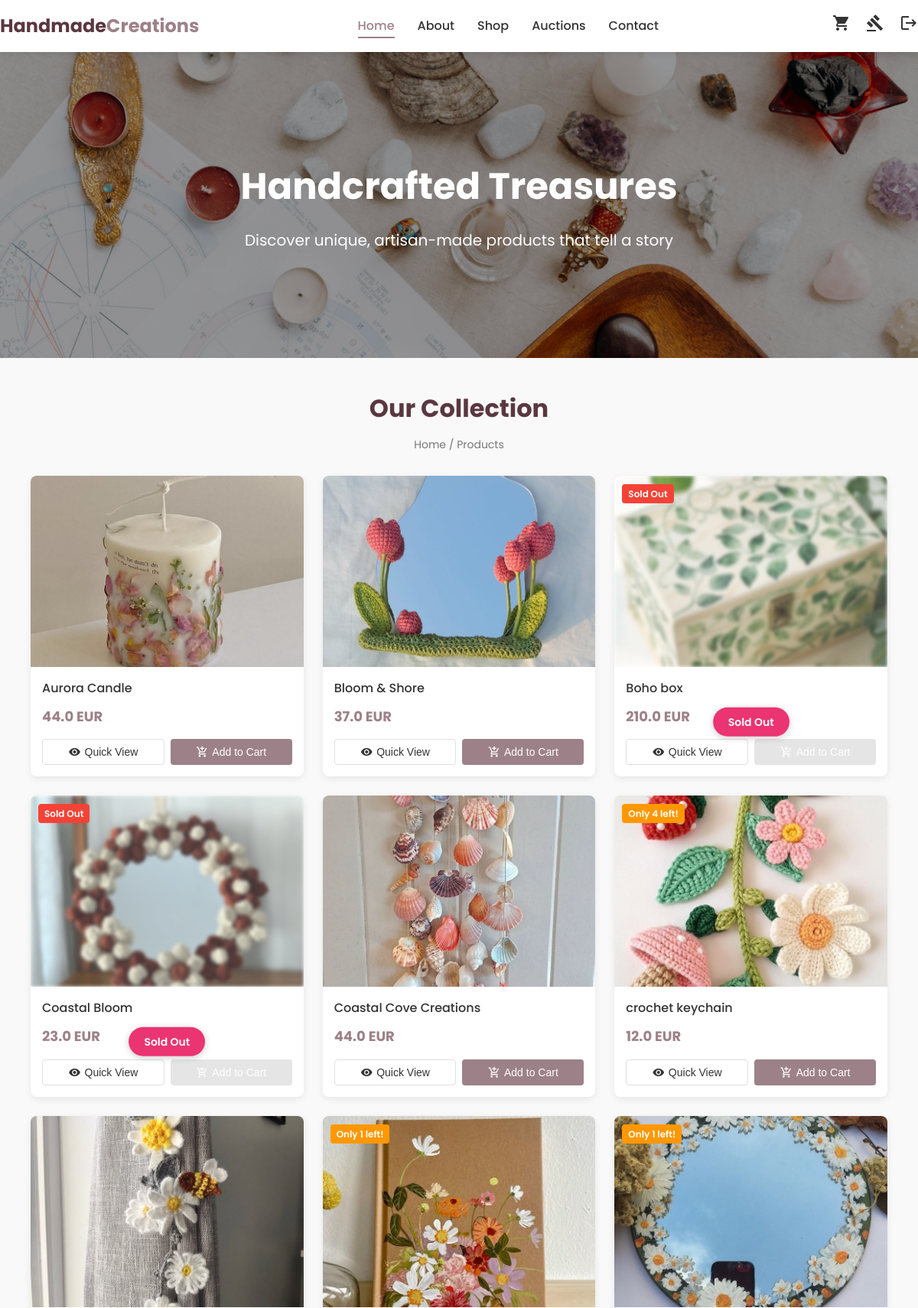
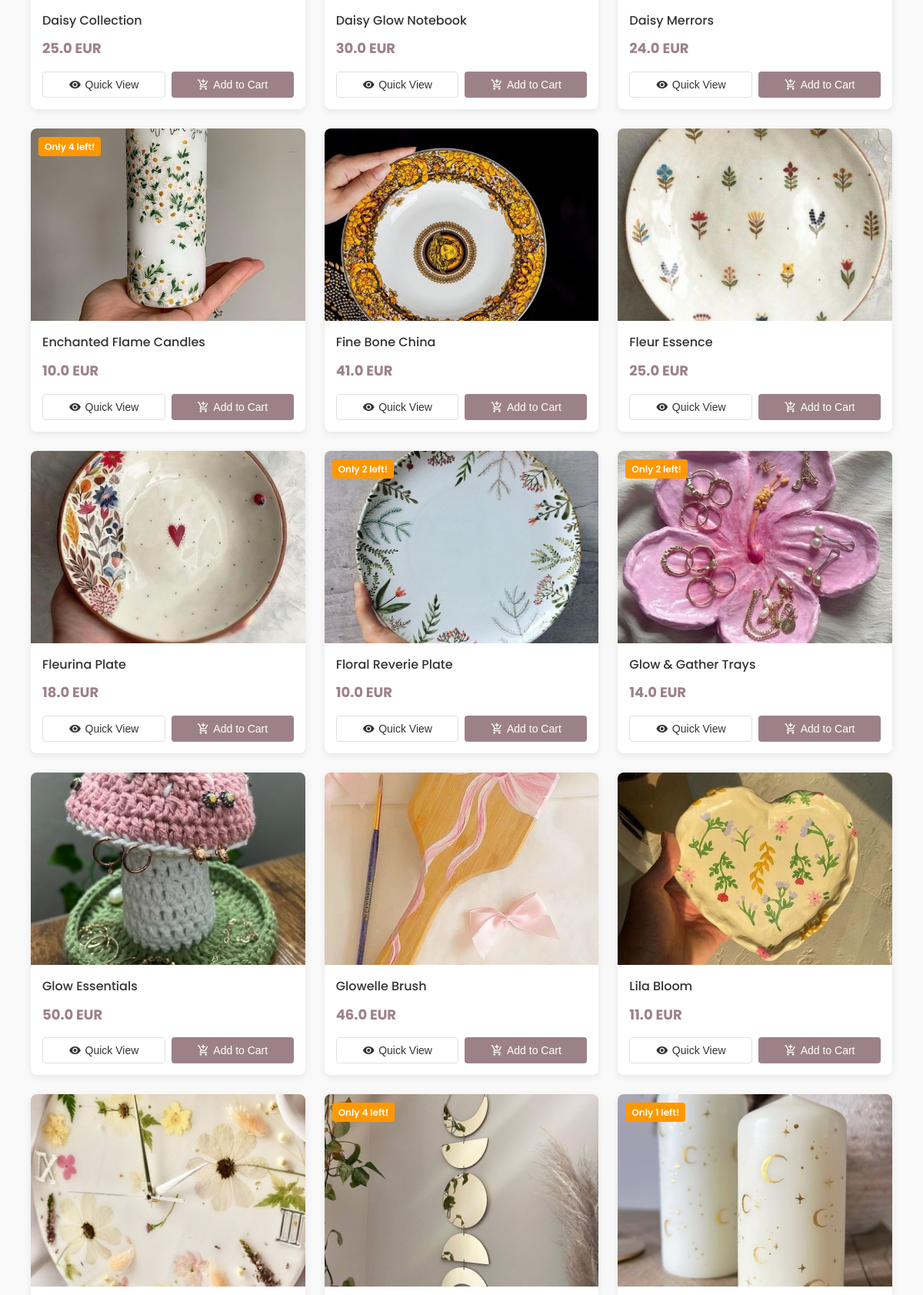
Page /home_user (signed in, upper part) on the committed database (2 pictures, top to bottom).
### tables this page shows
CREATE TABLE products (
            id INTEGER PRIMARY KEY AUTOINCREMENT,
            name TEXT NOT NULL,
            price REAL NOT NULL,
            stock INTEGER NOT NULL,
            image_url TEXT
        );

### app.py (the view)
@app.route("/home_user")
@login_required
def index_user():
    print("User authenticated:", current_user.is_authenticated)
    print("Session Data:", session)  # Debug session contents
    print(
        "Current User ID:", session.get("_user_id")
    )  # Flask-Login stores user_id here
    conn = get_db()
    products = conn.execute("SELECT * FROM products").fetchall()
    conn.close()
    products = [dict(product) for product in products]
    return render_template("index.html", products=products)

### app.py (called while the page is built)
@login_manager.user_loader
def load_user(user_id):
    conn = get_db()
    user = conn.execute("SELECT * FROM users WHERE id = ?", (user_id,)).fetchone()
    conn.close()
    if user:
        return User(
            user["id"],
            user["FirstName"],
            user["LastName"],
            user["Email"],
            user["phoneNum"],
            user["password"],
            user["is_admin"],
        )
    return None

def get_db():
    conn = sqlite3.connect("database.db")
    conn.row_factory = sqlite3.Row
    return conn

### templates/index.html (shortened to what this page needs)
<!DOCTYPE html>
<html lang="fr">
<head>
    <link rel="stylesheet" href="{{ url_for('static', filename='user_products.css') }}" />
    <link rel="stylesheet" href="https://cdnjs.cloudflare.com/ajax/libs/font-awesome/6.0.0/css/all.min.css">
</head>
<body>
    <header class="main-header">
        <div class="header-container">
            <div class="logo">
                <a href="{{ url_for('home') }}">Handmade<span>Creations</span></a>
            </div>
            <nav class="main-nav">
                <ul>
                    <li><a href="{{ url_for('home') }}" class="active">Home</a></li>
                    <li><a href="{{ url_for('home') }}#about">About</a></li>
                    <li><a href="{{ url_for('index_user') }}">Shop</a></li>
                    <li><a href="{{ url_for('encher_user') }}">Auctions</a></li>
                    <li><a href="{{ url_for('contact_us') }}">Contact</a></li>
                </ul>
            </nav>
            <div class="header-actions">
                <div class="header-actions">
                    <a href="{{ url_for('view_cart') }}" class="cart-icon">
                        <i class="material-icons">shopping_cart</i>
                    </a>
                    <a href="{{ url_for('mes_encheres') }}" class="cart-icon">
                        <i class="material-icons">gavel</i>
                    </a>
                    <a href="{{ url_for('logout') }}" class="cart-icon">
                        <i class="material-icons">logout</i>
                    </a>
                </div>
            </div>
        </div>
    </header>
    <section class="hero-section">
        <div class="hero-content">
            <h1>Handcrafted Treasures</h1>
            <p>Discover unique, artisan-made products that tell a story</p>
        </div>
    </section>
    <main class="main-content">
        <div class="content-container">
            <div class="page-header">
                <h2>Our Collection</h2>
                <div class="breadcrumbs">
                    <a href="{{ url_for('home') }}">Home</a> / <span>Products</span>
                </div>
            </div>
            <div class="product-grid">
                {% for product in products %}
                <div class="product-card {% if product.stock == 0 %}out-of-stock{% endif %}">
                    <div class="product-badge">
                        {% if product.stock <= 5 and product.stock > 0 %}
                        <span class="badge low-stock">Only {{ product.stock }} left!</span>
                        {% endif %}
                        {% if product.stock == 0 %}
                        <span class="badge out-of-stock">Sold Out</span>
                        {% endif %}
                    </div>
                    <a href="{{ url_for('product_detail', product_id=product.id) }}" class="product-image">
                        <img src="{{ url_for('static', filename= product.image_url ) }}" alt="{{ product.name }}" />
                    </a>
                    <div class="product-info">
                        <h3 class="product-title">{{ product.name }}</h3>
                        <div class="product-price">
                            <span class="current-price">{{ product.price }} EUR</span>
                        </div>
                        <div class="product-actions">
                            <button class="quick-view" data-id="{{ product.id }}">
                                <i class="material-icons">visibility</i> Quick View
                            </button>
                            <button class="add-to-cart" data-id="{{ product.id }}" {% if product.stock == 0 %}disabled{% endif %}>
                                <i class="material-icons">add_shopping_cart</i> Add to Cart
                            </button>
                        </div>
                    </div>
                </div>
                {% endfor %}
            </div>
        </div>
    </main>
</body>
</html>

### rows in the picture
products: image_url+name (picture), name "Aurora Candle", price "44.0"
products: image_url+name (picture), name "Bloom & Shore", price "37.0"
products: stock "Sold Out", image_url+name (picture), name "Boho box", price "210.0"
products: stock "Sold Out", image_url+name (picture), name "Coastal Bloom", price "23.0"
products: image_url+name (picture), name "Coastal Cove Creations", price "44.0"
products: stock "4", image_url+name (picture), name "crochet keychain", price "12.0"
products: image_url+name (picture), name "Daisy Collection", price "25.0"
products: stock "1", image_url+name (picture), name "Daisy Glow Notebook", price "30.0"
products: stock "1", image_url+name (picture), name "Daisy Merrors", price "24.0"
products: stock "4", image_url+name (picture), name "Enchanted Flame Candles", price "10.0"
products: image_url+name (picture), name "Fine Bone China", price "41.0"
products: image_url+name (picture), name "Fleur Essence", price "25.0"
products: image_url+name (picture), name "Fleurina Plate", price "18.0"
products: stock "2", image_url+name (picture), name "Floral Reverie Plate", price "10.0"
products: stock "2", image_url+name (picture), name "Glow & Gather Trays", price "14.0"
products: image_url+name (picture), name "Glow Essentials", price "50.0"
products: image_url+name (picture), name "Glowelle Brush", price "46.0"
products: image_url+name (picture), name "Lila Bloom", price "11.0"
products: image_url+name (picture)
products: stock "4", image_url+name (picture)
products: stock "1", image_url+name (picture)
